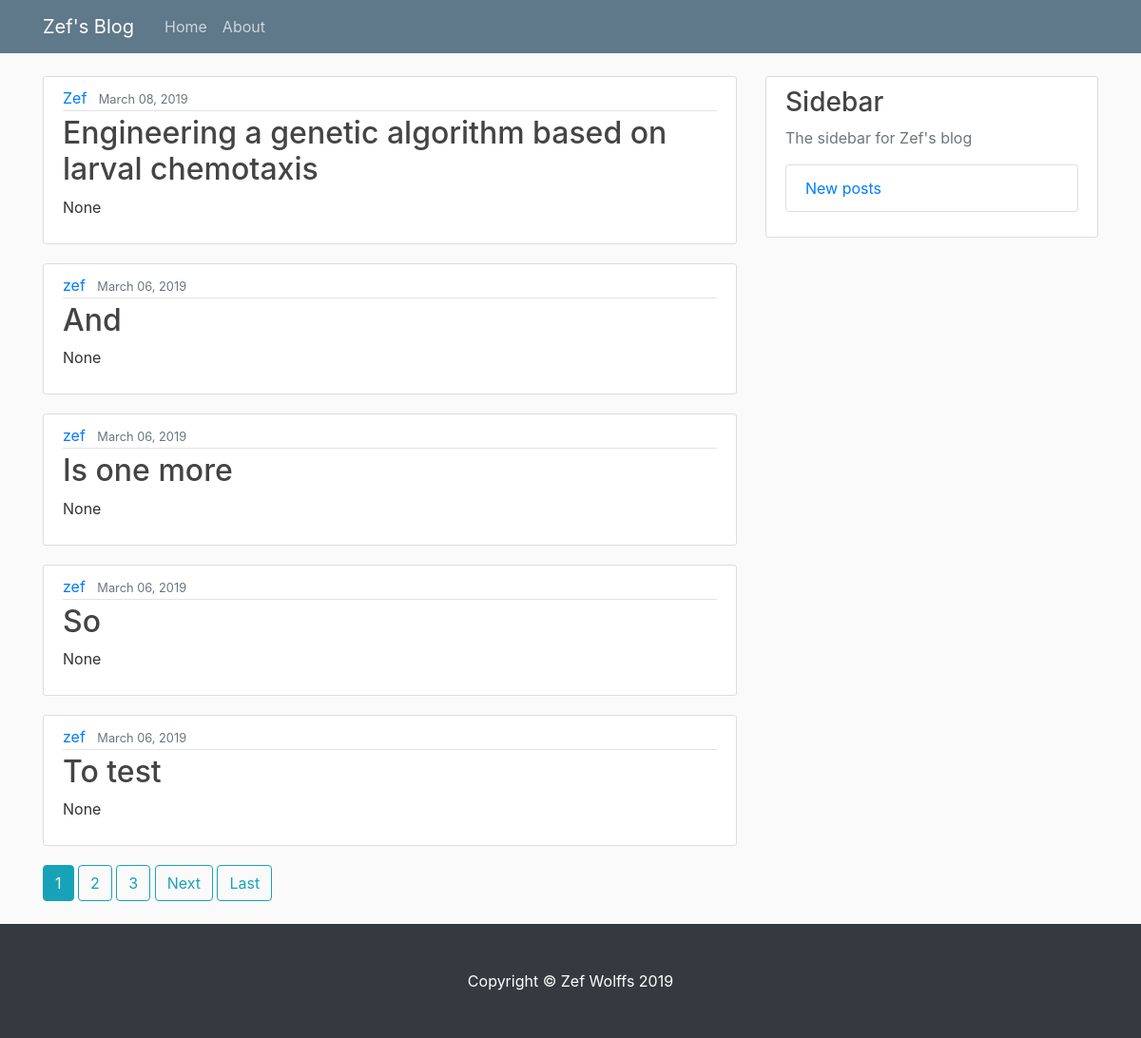
The page /blog/ on the database as committed earlier.
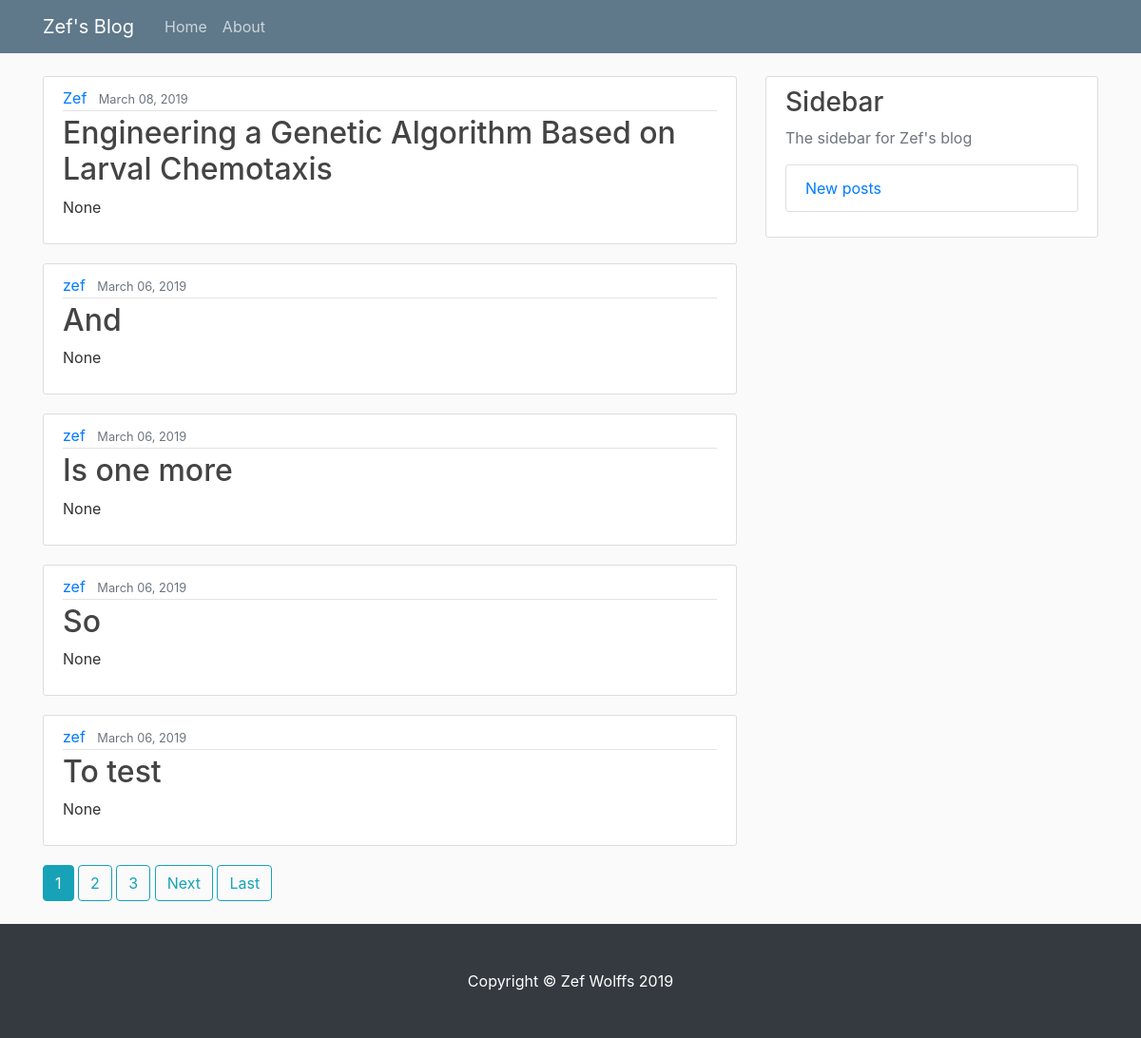
The same page on the database as committed later.
### blog/models.py (models this page shows, shortened)
class Post(models.Model):
    title = models.CharField(max_length=100)
    content = models.TextField()
    subtitle = models.TextField(null=True, blank = True)
    subheader1 = models.TextField(null=True, blank = True)
    subheader2 = models.TextField(null=True, blank = True)
    subheader3 = models.TextField(null=True, blank = True)
    date_posted = models.DateTimeField(default=timezone.now)
    author = models.ForeignKey(User, on_delete=models.CASCADE)
    image = models.ImageField(upload_to='post_pics', blank=True, null=True)
    image1 = models.ImageField(upload_to='post_pics', blank=True, null=True)
    image2 = models.ImageField(upload_to='post_pics', blank=True, null=True)

### blog/views.py (the view)
# urls.py: path('', PostListView.as_view(), name='blog-home'),
class PostListView(ListView):
    model = Post
    template_name = 'blog/home.html'
    context_object_name = 'posts'
    ordering = ['-date_posted']
    paginate_by = 5

### blog/templates/blog/home.html (shortened to what this page needs)
{% extends "blog/base.html" %}
{% block content %}
    {% for post in posts %}
    <article class="media content-section">
        <div class="media-body">
        <div class="article-metadata">
            <a class="mr-2" href="#">{{ post.author }}</a>
            <small class="text-muted">{{ post.date_posted|date:"F d, Y" }}</small>
        </div>
        <h2><a class="article-title" href="{% url 'post-detail' post.id %}">{{ post.title }}</a></h2>
        <p class="article-content">{{ post.subtitle }}</p>
        </div>
    </article>
    {% endfor %}
    {% if is_paginated %}
        {% for num in page_obj.paginator.page_range %}
            {% if page_obj.number == num %}
                <a class="btn btn-info mb-4" href="?page={{ num }}">{{ num }}</a>
            {% elif num > page_obj.number|add:'-3' and num < page_obj.number|add:'3' %}
                <a class="btn btn-outline-info mb-4" href="?page={{ num }}">{{ num }}</a>
            {% endif %}
        {% endfor %}
        {% if page_obj.has_next %}
            <a class="btn btn-outline-info mb-4" href="?page={{ page_obj.next_page_number }}">Next</a>
            <a class="btn btn-outline-info mb-4" href="?page={{ page_obj.paginator.num_pages }}">Last</a>
        {% endif %}
    {% endif %}
{% endblock content %}

Rows that differ between the two databases and show on the page:
changed Post "Zef": title "Engineering a genetic algorithm based on larval chemotaxis" → "Engineering a Genetic Algorithm Based on Larval Chemotaxis"
